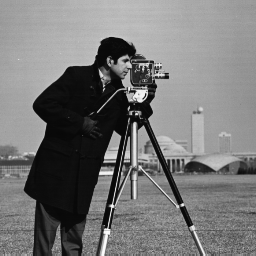
#> input picture data/cameraman.tif, 256 x 256 px
$ python -i utils.py   (imports and definitions only)
#> lines starting #> are read from the running program, lines starting #| are printed output that depends on the picture; after the words box and inside, x2 and y2 are one past the last pixel; in counts of white or black regions, pixels touching at a corner belong together; long printed decimals are rounded
#> in generate_noisy_image, x is the input picture: shape (256, 256); min 7, max 253, mean 118.7
### hw3_helper_utils.py
import numpy as np
import cv2


def create_motion_blur_filter(length, angle):
    """
    Generates a 2D kernel, which, when convolved with an image, simulates the motion blur effect.

    :param length: (int) the length of the camera motion, in pixels
    :param angle: (float) the direction of the camera motion, in degrees (measured from the upper left corner)

    :return: a 2D np array
    """

    theta_rad = np.deg2rad(angle)

    x, y = length * np.cos(theta_rad), length * np.sin(theta_rad)

    size_x = max(1, round(x))
    size_y = max(1, round(y))

    img = np.zeros(shape=(size_x, size_y))

    # old version
    # cv2.line(img=img, pt1=(0, 0), pt2=(size_y - 1, size_x - 1), color=1.0)

    # new version
    cv2.line(img=img, pt1=(0, 0), pt2=(size_y - 1, size_x - 1), color=(1.0, 1.0, 1.0))
    img = img / np.sum(img)

    return img

### utils.py
import numpy as np
from utils import *
from numpy.fft import fft2, ifft2
import matplotlib.pyplot as plt
import numpy as np
import cv2
import hw3_helper_utils
from scipy.ndimage import convolve
import sys


# [267 lines left out: functions calculate_mse, optimize_k, generate_noisy_image, my_wiener_filter, plot_wiener_filter_results, main, not called in this run]
#> in generate_noisy_image, `y = y0 + v`:
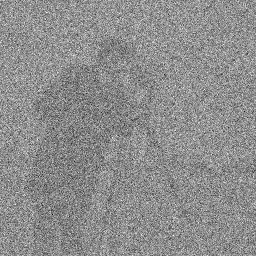
#> y: shape (256, 256) float64; min -4.83, max 4.66, mean 0.45; drawn with min black and max white

    # Define a range of K values to try
    k_range = np.logspace(
        -3, 3, 100
    )  # 100 points logarithmically spaced from 10^-3 to 10^3

    # Optimize K
    best_k, best_mse, mse_values = optimize_k(x, y, h, k_range)
    print(f"Best K: {best_k}")
    print(f"Best MSE: {best_mse}")

    # Get optimal deblurred image
    x_hat_optimal = my_wiener_filter(y, h, best_k)

    # Plot results
    plot_wiener_filter_results(
        x,
        y,
        h,
        user_params["noise_level"],
        user_params["length"],
        user_params["angle"],
        k_range,
        best_k,
        best_mse,
        mse_values,
        x_hat_optimal,
        verbose=True if len(sys.argv) > 5 else False,
    )

>>> result = main()
#> in main, `x, y0, y, h, v = generate_noisy_image(**user_params)`: h = [0.2, 0.2, 0.2, 0.2, 0.2]
#> the loop in optimize_k, `for k in k_range:` made 100 passes
#> pass 1, in my_wiener_filter, `h_padded = np.roll(h_padded, (-L // 2, -P // 2), axis=(0, 1))`:
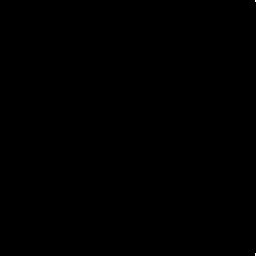
#> h_padded: shape (256, 256) float64; values 0 (black) and 0.2 (white), 0.01% white in thin lines or dots, all inside (x1, y1, x2, y2) = (255, 0, 256, 256)
#> pass 1, in my_wiener_filter, `x_hat = np.real(ifft2(X_hat))`:
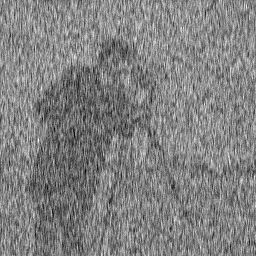
#> x_hat: shape (256, 256) float64; min -0.00168, max 0.00251, mean 0.00045; drawn with min black and max white
#> pass 1, in my_wiener_filter, `x_hat = np.clip(x_hat, 0, 1)`:
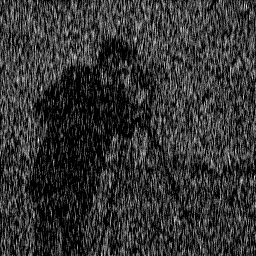
#> x_hat: shape (256, 256) float64; min 0, max 0.00251, mean 0.000504; drawn with min black and max white
#> after the loop in optimize_k, `for k in k_range:`: best_k = 1.07; best_mse = 0.118; mse_values = 100 values, max 0.3 at index 99, min 0.118 at index 50, mean 0.235
#> in main, `best_k, best_mse, mse_values = optimize_k(x, y, h, k_range)`: best_k = 1.07; best_mse = 0.118
#| Best K: 1.072
#| Best MSE: 0.1182
#> in main, `x_hat_optimal = my_wiener_filter(y, h, best_k)`:
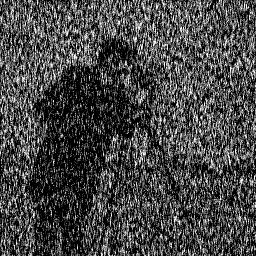
#> x_hat_optimal: shape (256, 256) float64; min 0, max 1, mean 0.278
#> in plot_wiener_filter_results, `plt.show()`:
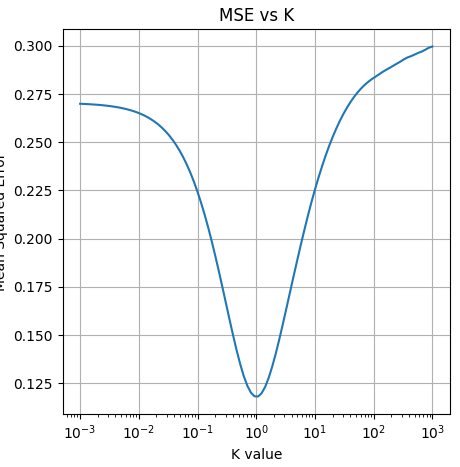
#> figure drawn by matplotlib, 1 panel; curve peaks at x = 1000, y = 0.3
#> in plot_wiener_filter_results, `plt.show()`:
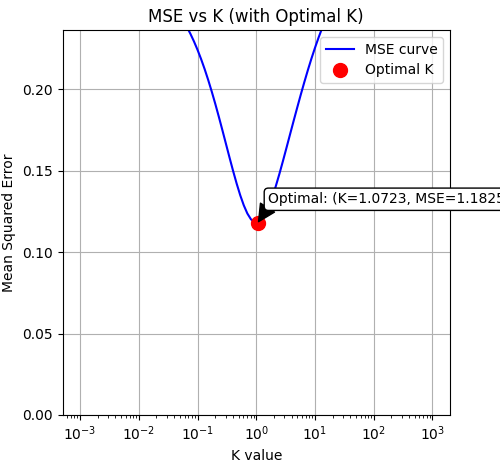
#> figure drawn by matplotlib, 1 panel; curve peaks at x = 1000, y = 0.3
